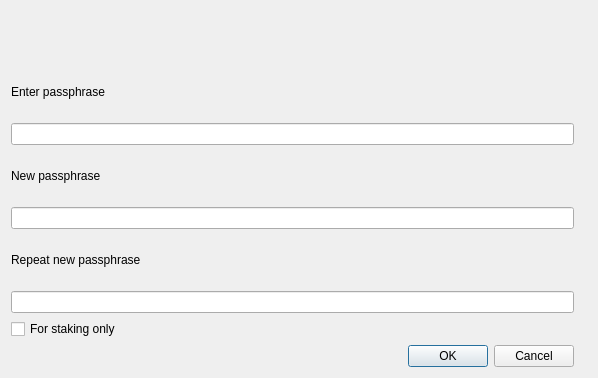
<?xml version="1.0" encoding="UTF-8"?>
<ui version="4.0">
 <class>AskPassphraseDialog</class>
 <widget class="QDialog" name="AskPassphraseDialog">
  <property name="geometry">
   <rect>
    <x>0</x>
    <y>0</y>
    <width>598</width>
    <height>378</height>
   </rect>
  </property>
  <property name="sizePolicy">
   <sizepolicy hsizetype="Preferred" vsizetype="Minimum">
    <horstretch>0</horstretch>
    <verstretch>0</verstretch>
   </sizepolicy>
  </property>
  <property name="minimumSize">
   <size>
    <width>550</width>
    <height>0</height>
   </size>
  </property>
  <property name="windowTitle">
   <string>Passphrase Dialog</string>
  </property>
  <layout class="QGridLayout" name="gridLayout">
   <item row="0" column="0">
    <widget class="QLabel" name="warningLabel">
     <property name="font">
      <font>
       <pointsize>9</pointsize>
      </font>
     </property>
     <property name="textFormat">
      <enum>Qt::RichText</enum>
     </property>
     <property name="wordWrap">
      <bool>true</bool>
     </property>
    </widget>
   </item>
   <item row="1" column="0">
    <widget class="QLabel" name="passLabel1">
     <property name="font">
      <font>
       <pointsize>9</pointsize>
      </font>
     </property>
     <property name="text">
      <string>Enter passphrase</string>
     </property>
    </widget>
   </item>
   <item row="2" column="0">
    <widget class="QLineEdit" name="passEdit1">
     <property name="font">
      <font>
       <pointsize>9</pointsize>
      </font>
     </property>
     <property name="echoMode">
      <enum>QLineEdit::Password</enum>
     </property>
    </widget>
   </item>
   <item row="2" column="1">
    <widget class="QLabel" name="capsLabel">
     <property name="font">
      <font>
       <weight>75</weight>
       <bold>true</bold>
      </font>
     </property>
     <property name="text">
      <string/>
     </property>
     <property name="alignment">
      <set>Qt::AlignCenter</set>
     </property>
    </widget>
   </item>
   <item row="3" column="0">
    <widget class="QLabel" name="passLabel2">
     <property name="font">
      <font>
       <pointsize>9</pointsize>
      </font>
     </property>
     <property name="text">
      <string>New passphrase</string>
     </property>
    </widget>
   </item>
   <item row="4" column="0">
    <widget class="QLineEdit" name="passEdit2">
     <property name="font">
      <font>
       <pointsize>9</pointsize>
      </font>
     </property>
     <property name="echoMode">
      <enum>QLineEdit::Password</enum>
     </property>
    </widget>
   </item>
   <item row="5" column="0">
    <widget class="QLabel" name="passLabel3">
     <property name="font">
      <font>
       <pointsize>9</pointsize>
      </font>
     </property>
     <property name="text">
      <string>Repeat new passphrase</string>
     </property>
    </widget>
   </item>
   <item row="6" column="0">
    <widget class="QLineEdit" name="passEdit3">
     <property name="font">
      <font>
       <pointsize>9</pointsize>
      </font>
     </property>
     <property name="echoMode">
      <enum>QLineEdit::Password</enum>
     </property>
    </widget>
   </item>
   <item row="7" column="0">
    <widget class="QCheckBox" name="stakingCheckBox">
     <property name="enabled">
      <bool>true</bool>
     </property>
     <property name="font">
      <font>
       <pointsize>9</pointsize>
      </font>
     </property>
     <property name="visible">
      <bool>false</bool>
     </property>
     <property name="toolTip">
      <string>Serves to disable the trivial sendmoney when OS account compromised. Provides no real security.</string>
     </property>
     <property name="text">
      <string>For staking only</string>
     </property>
    </widget>
   </item>
   <item row="8" column="0">
    <widget class="QDialogButtonBox" name="buttonBox">
     <property name="layoutDirection">
      <enum>Qt::LeftToRight</enum>
     </property>
     <property name="orientation">
      <enum>Qt::Horizontal</enum>
     </property>
     <property name="standardButtons">
      <set>QDialogButtonBox::Cancel|QDialogButtonBox::Ok</set>
     </property>
    </widget>
   </item>
  </layout>
 </widget>
 <resources/>
 <connections>
  <connection>
   <sender>buttonBox</sender>
   <signal>accepted()</signal>
   <receiver>AskPassphraseDialog</receiver>
   <slot>accept()</slot>
   <hints>
    <hint type="sourcelabel">
     <x>248</x>
     <y>254</y>
    </hint>
    <hint type="destinationlabel">
     <x>157</x>
     <y>274</y>
    </hint>
   </hints>
  </connection>
  <connection>
   <sender>buttonBox</sender>
   <signal>rejected()</signal>
   <receiver>AskPassphraseDialog</receiver>
   <slot>reject()</slot>
   <hints>
    <hint type="sourcelabel">
     <x>316</x>
     <y>260</y>
    </hint>
    <hint type="destinationlabel">
     <x>286</x>
     <y>274</y>
    </hint>
   </hints>
  </connection>
 </connections>
</ui>
